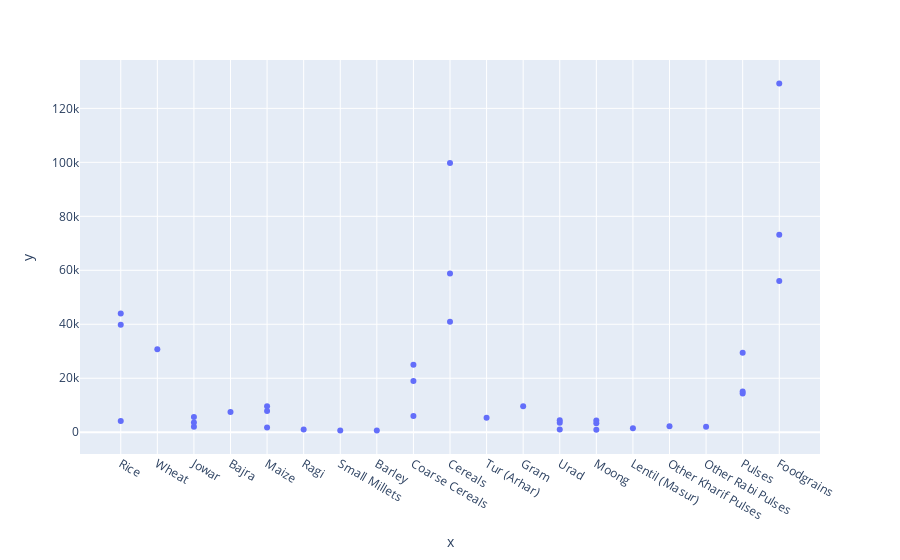

Notebook code cell kept with this figure:
### Code cell
grains = df['All India Estimates of Area, Production and Yield of Foodgrains']
total_prod = df['Unnamed: 2']

px.scatter(x=grains, y=total_prod)

### Figure 1 — Plotly figure (JSON) as saved in the notebook; plotly's stock layout.template omitted (floating-point values rounded to 4 significant figures)
{"data": [{"hovertemplate": "x=%{x}<br>y=%{y}<extra></extra>", "legendgroup": "", "marker": {"color": "#636efa", "symbol": "circle"}, "mode": "markers", "name": "", "orientation": "v", "showlegend": false, "type": "scatter", "x": ["Rice", "Rice", "Rice", "Wheat", "Jowar", "Jowar", "Jowar", "Bajra", "Maize", "Maize", "Maize", "Ragi", "Small Millets", "Barley", "Coarse Cereals", "Coarse Cereals", "Coarse Cereals", "Cereals", "Cereals", "Cereals", "Tur (Arhar)", "Gram", "Urad", "Urad", "Urad", "Moong", "Moong", "Moong", "Lentil (Masur)", "Other Kharif Pulses", "Other Rabi Pulses", "Pulses", "Pulses", "Pulses", "Foodgrains", "Foodgrains", "Foodgrains"], "xaxis": "x", "y": [39850.0, 4148.0, 43990.0, 30790.0, 2059.0, 3565.0, 5624.0, 7459.0, 7842.0, 1792.0, 9633.0, 1016.0, 619.1, 656.3, 18990.0, 6013.0, 25010.0, 58840.0, 40950.0, 99790.0, 5338.0, 9626.0, 3478.0, 999.9, 4478.0, 3370.0, 957.2, 4327.0, 1461.0, 2178.0, 2039.0, 14360.0, 15080.0, 29450.0, 73200.0, 56030.0, 129200.0], "yaxis": "y"}], "layout": {"legend": {"tracegroupgap": 0}, "margin": {"t": 60}, "xaxis": {"anchor": "y", "domain": [0, 1], "title": {"text": "x"}}, "yaxis": {"anchor": "x", "domain": [0, 1], "title": {"text": "y"}}}}
